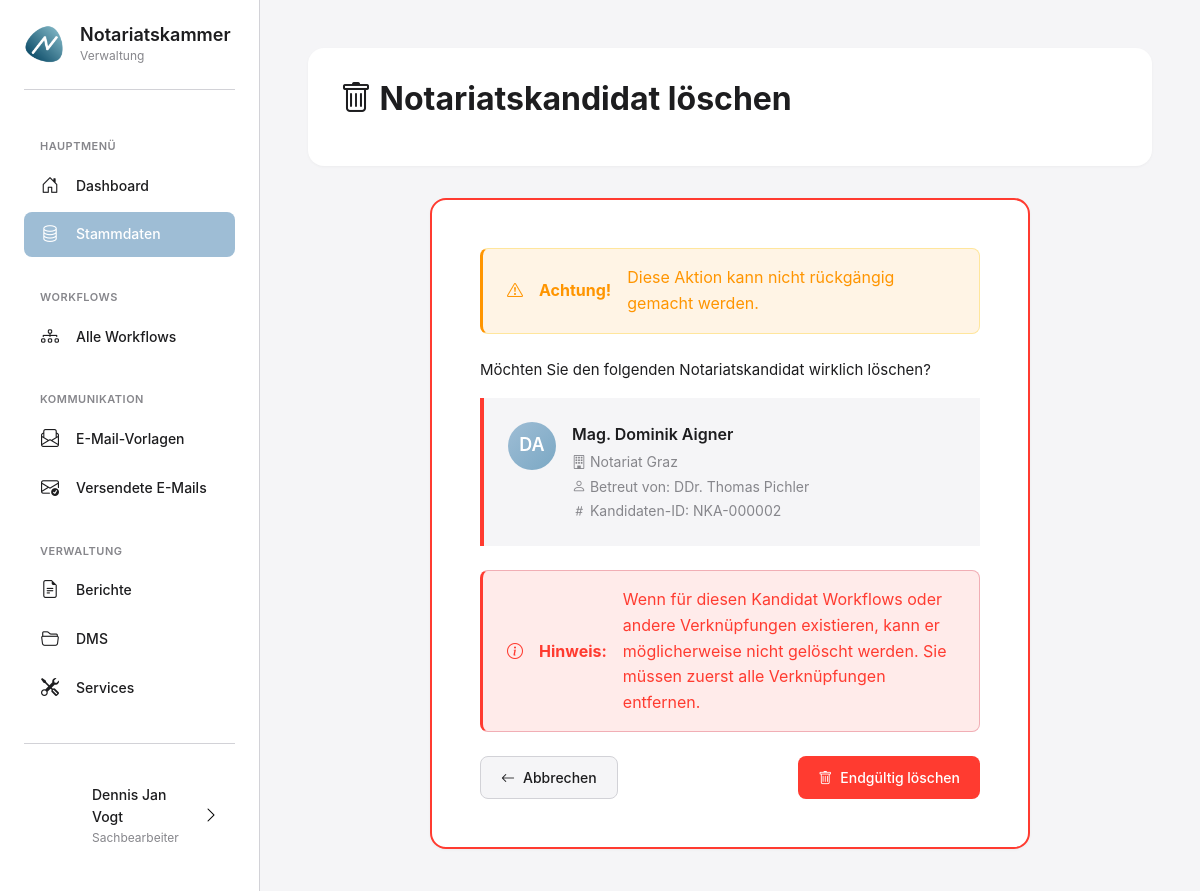
/stammdaten/anwaerter/NKA-000002/loeschen/ (signed in), run on the app's committed database.
### apps/benutzer/models.py (models this page shows, shortened)
class KammerBenutzer(AbstractUser):
    ROLLEN = [
        ('admin', 'Administrator'),
        ('sachbearbeiter', 'Sachbearbeiter'),
        ('leitung', 'Leitung'),
    ]
    rolle = models.CharField(
        max_length=20,
        choices=ROLLEN,
        default='sachbearbeiter',
        verbose_name='Rolle'
    )
    abteilung = models.CharField(
        max_length=100,
        blank=True,
        verbose_name='Abteilung',
        help_text='z.B. "Zulassungen", "Aufsicht", "Allgemein"'
    )
    telefon = models.CharField(
        max_length=50,
        blank=True,
        verbose_name='Telefon'
    )
    profilbild = models.ImageField(
        upload_to='profilbilder/',
        blank=True,
        null=True,
        verbose_name='Profilbild',
        help_text='Profilbild des Benutzers'
    )
    class Meta:
        verbose_name = 'Kammermitarbeiter'
        verbose_name_plural = 'Kammermitarbeiter'
        ordering = ['last_name', 'first_name']

### apps/personen/models.py (models this page shows, shortened)
class PersonBasis(ZeitstempelModel, AktivModel):
    vorname = models.CharField(
        max_length=100,
        verbose_name='Vorname'
    )
    nachname = models.CharField(
        max_length=100,
        verbose_name='Nachname'
    )
    titel = models.CharField(
        max_length=50,
        blank=True,
        verbose_name='Titel',
        help_text='z.B. "Dr.", "Prof. Dr."'
    )
    email = models.EmailField(
        unique=True,
        verbose_name='E-Mail'
    )
    telefon = models.CharField(
        max_length=50,
        blank=True,
        verbose_name='Telefon'
    )
    beginn_datum = models.DateField(
        verbose_name='Beginn',
        help_text='Beginn der Tätigkeit'
    )
    ende_datum = models.DateField(
        null=True,
        blank=True,
        verbose_name='Ende',
        help_text='Ende der Tätigkeit (falls beendet)'
    )
    class Meta:
        abstract = True
    def get_voller_name(self):
        teile = [self.titel, self.vorname, self.nachname]
        return ' '.join(filter(None, teile))

class NotarAnwaerter(PersonBasis):
    betreuender_notar = models.ForeignKey(
        Notar,
        on_delete=models.PROTECT,
        related_name='betreute_anwaerter',
        verbose_name='Betreuender Notar',
        help_text='Der Notar, bei dem der Kandidat lernt'
    )
    notarstelle = models.ForeignKey(
        Notarstelle,
        on_delete=models.PROTECT,
        related_name='anwaerter',
        verbose_name='Notarstelle'
    )
    anwaerter_id = models.CharField(
        max_length=50,
        unique=True,
        verbose_name='Bezeichnung',
        help_text='Format: NKA-000001'
    )
    zugelassen_am = models.DateField(
        verbose_name='Zugelassen am',
        help_text='Datum der Zulassung als Notariatskandidat'
    )
    geplante_bestellung = models.DateField(
        null=True,
        blank=True,
        verbose_name='Geplante Bestellung',
        help_text='Geplantes Datum für Bestellung zum Notar'
    )
    notiz = models.TextField(
        blank=True,
        verbose_name='Notizen',
        help_text='Interne Notizen und Bemerkungen'
    )
    class Meta:
        verbose_name = 'Notariatskandidat'
        verbose_name_plural = 'Notariatskandidaten'
        ordering = ['nachname', 'vorname']
        indexes = [
            models.Index(fields=['anwaerter_id']),
            models.Index(fields=['betreuender_notar', 'ist_aktiv']),
            models.Index(fields=['notarstelle', 'ist_aktiv']),
            models.Index(fields=['nachname', 'vorname']),
        ]

class Notar(PersonBasis):
    notarstelle = models.ForeignKey(
        Notarstelle,
        on_delete=models.PROTECT,
        related_name='notare',
        verbose_name='Notarstelle'
    )
    notar_id = models.CharField(
        max_length=50,
        unique=True,
        verbose_name='Bezeichnung',
        help_text='Format: NOT-000001'
    )
    bestellt_am = models.DateField(
        verbose_name='Bestellt am',
        help_text='Datum der Bestellung zum Notar'
    )
    war_vorher_anwaerter = models.BooleanField(
        default=False,
        verbose_name='War vorher Notariatskandidat',
        help_text='Hat die Person vorher als Notariatskandidat gearbeitet?'
    )
    notiz = models.TextField(
        blank=True,
        verbose_name='Notizen',
        help_text='Interne Notizen und Bemerkungen'
    )
    class Meta:
        verbose_name = 'Notar'
        verbose_name_plural = 'Notare'
        ordering = ['nachname', 'vorname']
        indexes = [
            models.Index(fields=['notar_id']),
            models.Index(fields=['notarstelle', 'ist_aktiv']),
            models.Index(fields=['nachname', 'vorname']),
        ]

### apps/notarstellen/models.py (models this page shows, shortened)
class Notarstelle(ZeitstempelModel, AktivModel):
    bezeichnung = models.CharField(
        max_length=50,
        primary_key=True,
        verbose_name='Bezeichnung',
        help_text='Format: NST-000001'
    )
    name = models.CharField(
        max_length=200,
        verbose_name='Name',
        help_text='Offizieller Name der Notarstelle'
    )
    strasse = models.CharField(
        max_length=200,
        verbose_name='Straße'
    )
    plz = models.CharField(
        max_length=10,
        verbose_name='PLZ'
    )
    stadt = models.CharField(
        max_length=100,
        verbose_name='Stadt'
    )
    bundesland = models.CharField(
        max_length=100,
        blank=True,
        verbose_name='Bundesland'
    )
    sprengel = models.ForeignKey(
        'sprengel.Sprengel',
        on_delete=models.PROTECT,
        related_name='notarstellen',
        null=True,
        blank=True,
        verbose_name='Sprengel',
        help_text='Zugehöriger Notarsprengel (Gerichtsbezirk)'
    )
    telefon = models.CharField(
        max_length=50,
        blank=True,
        verbose_name='Telefon'
    )
    email = models.EmailField(
        blank=True,
        verbose_name='E-Mail'
    )
    besetzt_seit = models.DateField(
        null=True,
        blank=True,
        verbose_name='Besetzt seit',
        help_text='Datum der letzten Besetzung'
    )
    notiz = models.TextField(
        blank=True,
        verbose_name='Notizen',
        help_text='Interne Notizen und Bemerkungen'
    )
    class Meta:
        verbose_name = 'Notarstelle'
        verbose_name_plural = 'Notarstellen'
        ordering = ['bezeichnung']
        indexes = [
            models.Index(fields=['ist_aktiv']),
            models.Index(fields=['stadt']),
        ]

### apps/personen/views.py (the view)
# urls.py: path('anwaerter/<str:anwaerter_id>/loeschen/', views.anwaerter_loeschen_view, name='anwaerter_loeschen'),
@login_required
def anwaerter_loeschen_view(request, anwaerter_id):
    anwaerter = get_object_or_404(NotarAnwaerter, anwaerter_id=anwaerter_id)
    if request.method == 'POST':
        name = anwaerter.get_voller_name()
        anwaerter.delete()
        messages.success(request, f'Notariatskandidat "{name}" wurde gelöscht.')
        return redirect('anwaerter_liste')
    context = {
        'anwaerter': anwaerter,
    }
    return render(request, 'personen/anwaerter_loeschen.html', context)

### templates/personen/anwaerter_loeschen.html (shortened to what this page needs)
{% extends 'base_modern.html' %}
{% load static %}
{% block content %}
<div class="page-header">
    <div class="page-header-top">
        <div>
            <h1 class="page-title">
                <i class="bi bi-trash"></i> Notariatskandidat löschen
            </h1>
        </div>
    </div>
</div>
<div style="max-width: 600px; margin: 0 auto;">
    <div class="card" style="border: 2px solid var(--danger);">
        <div class="card-body">
            <div class="alert alert-warning" style="margin-bottom: var(--spacing-lg);">
                <i class="bi bi-exclamation-triangle"></i>
                <strong>Achtung!</strong> Diese Aktion kann nicht rückgängig gemacht werden.
            </div>
            <p style="margin-bottom: var(--spacing-md); font-size: 15px;">
                Möchten Sie den folgenden Notariatskandidat wirklich löschen?
            </p>
            <div style="padding: var(--spacing-lg); background: var(--bg-primary); border-radius: var(--border-radius); margin-bottom: var(--spacing-lg); border-left: 4px solid var(--danger);">
                <div style="display: flex; align-items: start; gap: var(--spacing-md);">
                    <div style="width: 48px; height: 48px; border-radius: 50%; background: linear-gradient(135deg, var(--secondary-blue), #7BA8C4); display: flex; align-items: center; justify-content: center; color: white; font-size: 18px; font-weight: 600; flex-shrink: 0;">
                        {{ anwaerter.vorname.0 }}{{ anwaerter.nachname.0 }}
                    </div>
                    <div style="flex: 1;">
                        <div style="font-weight: 600; font-size: 16px; margin-bottom: 4px;">
                            {{ anwaerter.get_voller_name }}
                        </div>
                        <div style="font-size: 14px; color: var(--text-secondary); margin-bottom: 2px;">
                            <i class="bi bi-building"></i> {{ anwaerter.notarstelle.name }}
                        </div>
                        {% if anwaerter.betreuender_notar %}
                        <div style="font-size: 14px; color: var(--text-secondary); margin-bottom: 2px;">
                            <i class="bi bi-person"></i> Betreut von: {{ anwaerter.betreuender_notar.get_voller_name }}
                        </div>
                        {% endif %}
                        <div style="font-size: 14px; color: var(--text-secondary);">
                            <i class="bi bi-hash"></i> Kandidaten-ID: {{ anwaerter.anwaerter_id }}
                        </div>
                    </div>
                </div>
            </div>
            <div class="alert alert-danger" style="margin-bottom: var(--spacing-lg);">
                <i class="bi bi-info-circle"></i>
                <strong>Hinweis:</strong> Wenn für diesen Kandidat Workflows oder andere Verknüpfungen existieren,
                kann er möglicherweise nicht gelöscht werden. Sie müssen zuerst alle Verknüpfungen entfernen.
            </div>
            <form method="post">
                <div style="display: flex; justify-content: space-between; gap: var(--spacing-md);">
                    <a href="{% url 'anwaerter_detail' anwaerter.anwaerter_id %}" class="btn btn-secondary">
                        <i class="bi bi-arrow-left"></i> Abbrechen
                    </a>
                    <button type="submit" class="btn btn-danger">
                        <i class="bi bi-trash"></i> Endgültig löschen
                    </button>
                </div>
            </form>
        </div>
    </div>
</div>
{% endblock %}

### templates/base_modern.html (shortened to what this page needs)
{% load static %}
<!DOCTYPE html>
<html lang="de">
<head>
    <link href="https://cdn.jsdelivr.net/npm/bootstrap@5.3.0/dist/css/bootstrap.min.css" rel="stylesheet">
    <link rel="stylesheet" href="https://cdn.jsdelivr.net/npm/bootstrap-icons@1.11.3/font/bootstrap-icons.min.css">
    <link rel="stylesheet" href="{% static 'css/modern-style.css' %}">
</head>
<body>
    <aside class="sidebar">
        <a href="{% url 'dashboard' %}" class="sidebar-logo" style="text-decoration: none; color: inherit; cursor: pointer;">
            <div class="sidebar-logo-icon">
                <img src="{% static 'images/logo.png' %}" alt="Notariatskammer Logo" style="width: 100%; height: 100%; object-fit: contain;">
            </div>
            <div class="sidebar-logo-text">
                <h1>Notariatskammer</h1>
                <p>Verwaltung</p>
            </div>
        </a>
        <nav class="sidebar-nav">
            <div class="sidebar-nav-section">
                <div class="sidebar-nav-section-title">Hauptmenü</div>
                <ul>
                    <li class="sidebar-nav-item">
                        <a href="{% url 'dashboard' %}" class="sidebar-nav-link {% if request.resolver_match.url_name == 'dashboard' %}active{% endif %}">
                            <i class="bi bi-house-door"></i>
                            <span>Dashboard</span>
                        </a>
                    </li>
                    <li class="sidebar-nav-item">
                        <button type="button" class="sidebar-nav-link {% if 'stammdaten' in request.path %}active{% endif %}" onclick="openStammdatenModal()">
                            <i class="bi bi-database"></i>
                            <span>Stammdaten</span>
                        </button>
                    </li>
                </ul>
            </div>
            <div class="sidebar-nav-section">
                <div class="sidebar-nav-section-title">Workflows</div>
                <ul>
                    <li class="sidebar-nav-item">
                        <a href="{% url 'workflow_liste' %}" class="sidebar-nav-link {% if 'workflows' in request.path and 'workflow_liste' in request.resolver_match.url_name %}active{% endif %}">
                            <i class="bi bi-diagram-3"></i>
                            <span>Alle Workflows</span>
                        </a>
                    </li>
                </ul>
            </div>
            <div class="sidebar-nav-section">
                <div class="sidebar-nav-section-title">Kommunikation</div>
                <ul>
                    <li class="sidebar-nav-item">
                        <a href="{% url 'vorlagen_liste' %}" class="sidebar-nav-link {% if 'vorlagen' in request.path %}active{% endif %}">
                            <i class="bi bi-envelope-paper"></i>
                            <span>E-Mail-Vorlagen</span>
                        </a>
                    </li>
                    <li class="sidebar-nav-item">
                        <a href="{% url 'gesendete_emails' %}" class="sidebar-nav-link {% if 'gesendete_emails' in request.resolver_match.url_name %}active{% endif %}">
                            <i class="bi bi-envelope-check"></i>
                            <span>Versendete E-Mails</span>
                        </a>
                    </li>
                </ul>
            </div>
            <div class="sidebar-nav-section">
                <div class="sidebar-nav-section-title">Verwaltung</div>
                <ul>
                    <li class="sidebar-nav-item">
                        <a href="{% url 'berichte_uebersicht' %}" class="sidebar-nav-link {% if 'berichte' in request.path %}active{% endif %}">
                            <i class="bi bi-file-earmark-text"></i>
                            <span>Berichte</span>
                        </a>
                    </li>
                    <li class="sidebar-nav-item">
                        <a href="/dms/" class="sidebar-nav-link {% if 'dms' in request.path %}active{% endif %}">
                            <i class="bi bi-folder2-open"></i>
                            <span>DMS</span>
                        </a>
                    </li>
                    <li class="sidebar-nav-item">
                        <a href="{% url 'service_katalog' %}" class="sidebar-nav-link {% if 'services' in request.path %}active{% endif %}">
                            <i class="bi bi-tools"></i>
                            <span>Services</span>
                        </a>
                    </li>
                </ul>
            </div>
        </nav>
        <div class="user-menu">
            <button class="user-menu-button" type="button" onclick="toggleUserProfileMenu(event)">
                <div class="user-avatar" {% if user.profilbild %}style="background-image: url('{{ user.profilbild.url }}'); background-size: cover; background-position: center; font-size: 0;"{% endif %}>
                </div>
                <div class="user-info">
                    <div class="user-name">{{ user.get_full_name|default:user.username }}</div>
                    <div class="user-role">{{ user.get_rolle_display|default:"Benutzer" }}</div>
                </div>
                <i class="bi bi-chevron-right"></i>
            </button>
        </div>
    </aside>
    <main class="main-content">
        {% block content %}{% endblock %}
    </main>
</body>
</html>

### data on the page
KammerBenutzer: get_full_name "Dennis Jan Vogt", rolle "Sachbearbeiter"
NotarAnwaerter: vorname.0 "D", nachname.0 "A", get_voller_name "Mag. Dominik Aigner", notarstelle.name "Notariat Graz", betreuender_notar.get_voller_name "DDr. Thomas Pichler", anwaerter_id "NKA-000002"
